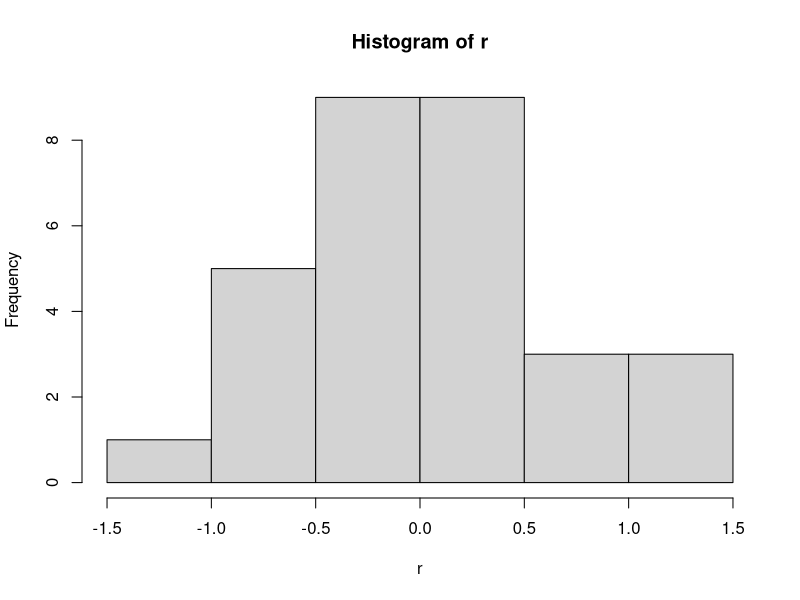
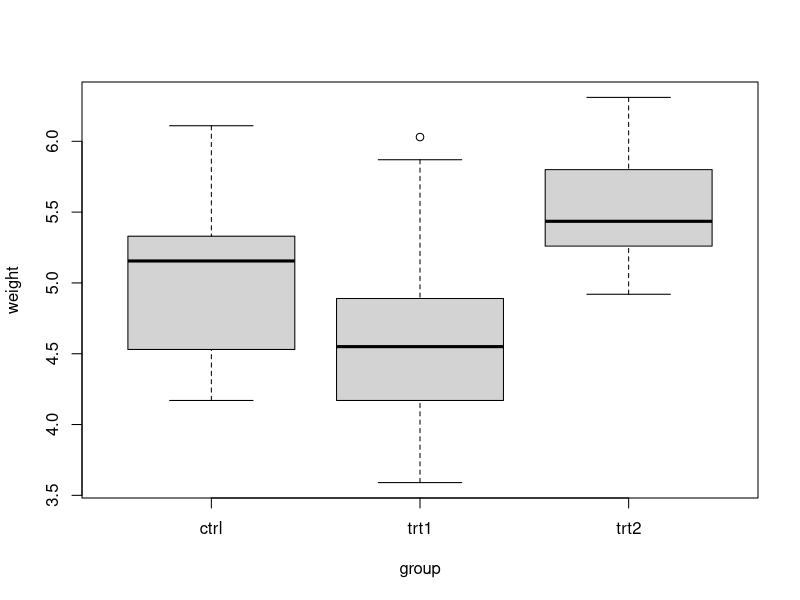
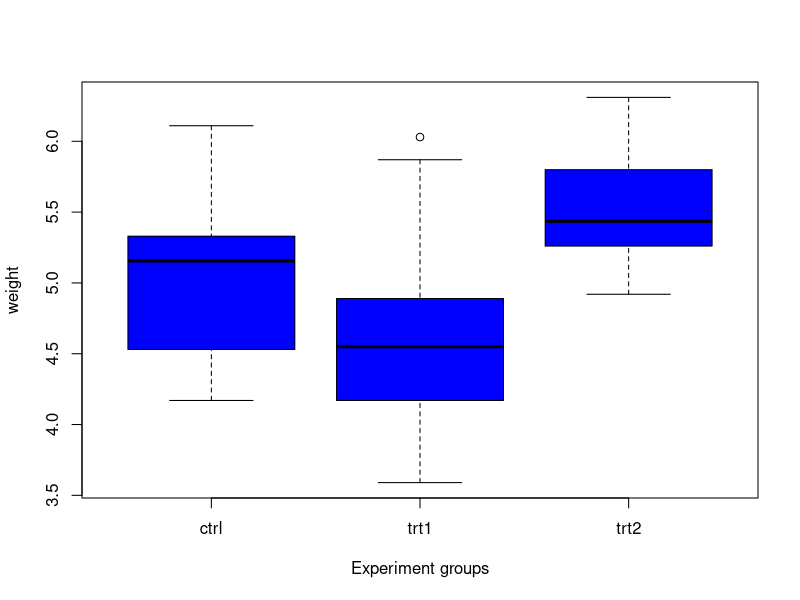
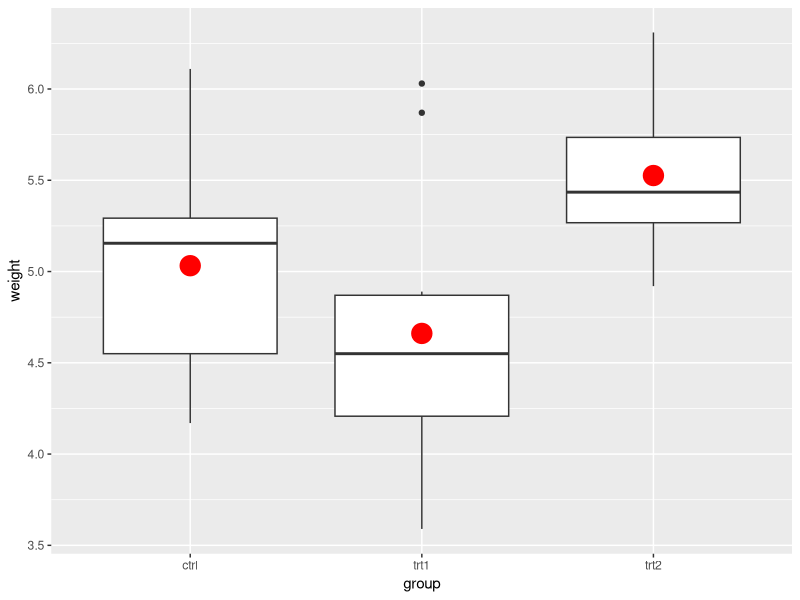
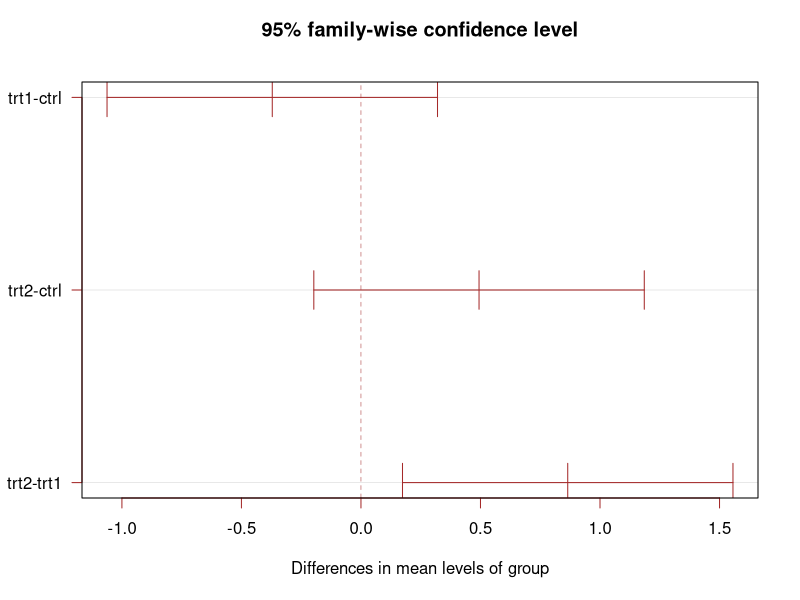

Write R code to recreate these figures, in order.
#Ignore
#.libPaths("U:/")

##INDEPENDENT SAMPLES AND ANOVA

#' ---
#' title: "Week4"
#' author: "Tom Matthews"
#' date: "29/09/2022"
#' output: html_document
#' ---
#' 

#All of this should follow on from Ian's lecture, so make sure to go through
#that first! If you are still unsure about what an ANOVA is, go to the end of 
#the script and have a read of the ANOVA re-cap I have prepared.

##As a first step, we will look at the dataset we will use. We will be using a
#dataset (called PlantGrowth) which comes with R. It contains the weight of
#plants obtained under a control and two different treatment conditions.

dat <- PlantGrowth #this is copying the dataset into an object called 'dat'

dat #this will print the dataset to your console / screen.

#ANOVA is used when we have a continuous response variable (here, 'weight') and
#a categorical predictor variable with more than 2 levels (here, 'group'). When
#we use ANOVA with this dataset we are asking whether there are significant
#differences in the mean weight between the three groups (ctrl, trt1, trt2)

##We can look at the number of datapoints in each group.For ANOVA you generally
#don't want big differences in the size of the groups (although there is not
#really a hard rule on specific size differences)
table(dat$group) #they are all equal so no issues here

##remember the null and alternative hypotheses for ANOVA:
#Null - there are no significant differences in the means between groups
#Alternative - there are significant differences in the means between groups

##The use of ANOVA (a parametric test) is based on a number of assumptions, including:
#1) Homogeneity of variances (we do this before we run the ANOVA)
#2) Normality of the errors / residuals (discussed below; done after we run the ANOVA)

##ASSUMPTION 1: Homogeneity of variances
#If you remember from last week, to test whether variances are homogeneous we
#can use the leveneTest found in the "car" package.

#install.packages("car") #use this line if you haven't installed the package before
library(car)

leveneTest(weight ~ group, data=dat, center=mean)

#Remember, with the leveneTest our null hypothesis is that the variances are
#homogeneous between groups (what we want for ANOVA) and so we want to see a
#P-value > 0.05

#QUESTION: does out PlantGrowth data (dat) meet the assumption of homogeneity of
#variances? Yes


##FIT THE ANOVA MODEL:

#the lecture showed us how ANOVA is based on the total sum of squares, sum of
#squares between the samples, and the error sum of squares (i.e. sum of squares
#within samples). At the end of this practical I have included a more detailed
#re-cap of ANOVA, which I suggest you read if you unsure, but it is not a 
#compulsory part of the practical.
#R takes care of all of these sums of squares for us, so all we need to do is
#make sure we use the correct notation and formula for calculating it! We use
#the 'aov' function to run the ANOVA test, and then add in our response variable
#(weight) and our categorical grouping predictor / factor (group). The response
#variable always goes to the left of the ~, and the categorical predictor
#variable to the right. The ~ (tilde) sign is standard model notation in R and
#we will see it again in the regression lectures and practicals. It simply
#separates our response (what we are trying to explain) from our predictors
#(what we are using to explain our response)

res <- aov(weight ~ group, data = dat) #the data argument is for us to tell R what our dataset object is called (so it can find the data!)

#And that's all there is to calculating an ANOVA in R! We can look at the res object:

res

#It shows use the sums of squares and degrees of freedom that you heard about in
#the lecture. But it doesn't really give us all the information we want. For
#that, we use the 'summary' function. You can use 'summary' on lots of different
#things in R, and you will get back different information depending on what
#object you use it with. For an ANOVA,

summary(res)

#remember, we use the F-statistic as our test statistic in ANOVA. The larger the
#F-value, the greater the probability there is a significant difference between
#our samples. The P-value (Pr(>F) here) tell us the probability of observing an
#F-value this large if the null hypothesis is true. We generally use a threshold
#of 0.05 (5% probability) and conclude there is a significant difference (and we
#can accept the alternative hypothesis) if P < 0.05.

#QUESTION
#What about here - does this P-value mean we accept or reject the null hypothesis? Accept


##ASSUMPTION 2: The residuals are normally distributed. The residuals are the
#variance in the response variable NOT explained by your grouping variable, and
#can easily be extracted from the model fit object using the residuals function
#More technical detail on this assumption is provided in the ANOVA re-cap at the
#end of the script (but don't worry if that is too technical!)

r <- residuals(res)

#if you remember from last week, to test for normality we can use the shapiro
#wilks test. Remember, the NULL hypothesis here is that the data are normally
#distributed, so we are looking for a non-significant P-value

shapiro.test(r)

#QUESTION: are these residuals normally distributed? Yes

#we can verify our results by looking at a histogram of the residuals

hist(r)


##PLOTTING THE RESULTS:

##The ANOVA function provides the formal analysis of variance test, but it is
#usually useful to plot your data in order to properly interpret it. With ANOVA
#type data, the general plot used is a boxplot, with a separate box for each of
#the groups. This is really easy to do in R, using the 'boxplot' function,

boxplot(weight ~ group, data = dat)

#We can see that trt2 has a higher average weight than both the control and
#trt1. You can use lots of different arguments to change things in the plot,
#like colours and axis titles. Have a look at the help file for the boxplot
#function for all the options

?boxplot #help file

boxplot(weight ~ group, data = dat, col = "blue", xlab = "Experiment groups")


#It is perfectly fine to use the boxplot function. But it is useful to be aware
#that, in R, there are two main ways of plotting data. boxplot comes from what
#is called the base plotting functions. But we can also use the ggplot2 package,
#which provides alternative functions. In this particular example it is useful
#because boxplot uses the median (i.e. in each box the black horizontal line is
#the median) while ANOVA compares means. ggplot2 provides an easy way of
#plotting the means.

install.packages("ggplot2") #you only need to do this once, and then it will be saved on your PC

library(ggplot2)

ggplot(data = dat, aes(group, weight)) + geom_boxplot() +
  stat_summary(fun = mean, geom="point", shape=20, size=10, color="red", fill="red")

#this creates a similar boxplot, but now the mean is signified with a red dot
#(it is a useful example for highlighting how the mean and median differ). Don't
#worry at this stage about the code used to run this ggplot2 function, it is
#simply to highlight the flexibility of R and the two main plotting frameworks.

##POST-HOC TESTS:

#As mentioned in the lecture, ANOVA tells us if there is a significant
#difference between the means of our groups, but it doesn't tell us which groups
#significantly differ from one another. A significant ANOVA result does not
#necessarily mean that the means of each individual group significantly differs
#from all other groups. To test this, we can use a Tukey Post-Hoc test. Post-Hoc
#just means a test we do after our main test (here, ANOVA)

TUKEY <- TukeyHSD(x=res) #res is our ANOVA object from above
TUKEY

#There is no summary function for the TukeyHSD function, and all the information
#we need is just in the object itself. The output shows us the pairwise
#comparison of each individual group (e.g. trt1-ctrl is the comparison of the
#mean of trt1 with the mean of ctrl). The diff column is then the difference in
#means, and the lwr and upr columns are the lower and upper bounds of the
#confidence intervals (remember lecture 2) around this difference. Then the p
#adj is the p-value telling us whether this difference is significant or not.
#The adj bit means that the p-value has been adjusted for the fact we are
#undertaking multiple tests (here, 3) - the more tests you do, the more likely
#you will get a significant result (i.e. a P < 0.05) just by chance (i.e. a Type
#1 error). The p-value can be adjusted (as is done here) to account for this.
#For interpreting these p-values, you still use the same threshold (0.05).


#QUESTION: based on this output, which groups differ from one another? Does this
#match up with the boxplot trt2 and trt1 differ most from each other


#you can plot the Tukey test results using the plot function. Here, the middle
#bars are the differences, and the ends are the upper and lower confidence
#intervals. Significant differences will occur where the the confidence interval
#doesn't overlap zero

plot(TUKEY , las=1 , col="brown")

#QUESTION: does this plot match up with the results from the formal Tukey test above? yes

##NON-PARAMETRIC ALTERNATIVE TO ANOVA:

##Earlier we checked two assumptions of ANOVA: 1) homogeneity of variances, and
#2) normality of the residuals. So what do we do if our data do not meet these
#assumptions? As with the t-test, there is a non-parametric alternative to ANOVA
#that we can use. This is called the Kruskall Wallis test, and as with ANOVA, is
#easy to use in R

##to illustrate this test we will use a new dataset called 'airquality' (Daily
#air quality measurements in New York, May to September 1973) use the head()
#function to look at the top of the data table.
head(airquality) 

#for the purposes of this, we are interested in whether there is a variation in
#mean Ozone (response variable) across months (categorical grouping predictor
#variable). Lets check the leveneTest for homogeneity of variance. For now
#ignore the as.factor() function.

leveneTest(Ozone ~ as.factor(Month), data = airquality, center = mean)

#Question: What are the results of this test telling us? The variances are not homogeneous

##Finally, we can run the Kruskall Wallis test

kruskal.test(Ozone ~ as.factor(Month), data = airquality)

#QUESTION: as the p-value of the test is significant, what can we conclude about
#our data? There is a significant difference between the means of the groups

#' **Well done - you can now run and interpret an ANOVA in R! Now, complete the
#' compulsory Handbook reading and work your way through the self-test exercise.
#' **


########################################################################
###############ANOVA RECAP############################################
############################################################################

#This is not a compulsory part of the practical, I leave it up to you whether or
#not you go through it - it is just a re-cap of what ANOVA is doing!

#In ANOVA we work with three different types of what are called sums of squares.
#All this means is, for a given group of interest, we calculate the mean of all
#data points in that group, then calculate the difference between each point in
#that group and this mean, square that difference, and then sum all the squared
#differences together. 

#The three sums of squares we work with are: 
#1)	Total sum of squares (SST) 
#2)	Sum of squares between groups (SSB) 
#3)	Sum of squares within groups, also called residual sum of squares (SSW) 

#Say for our dataset we are conducting an experiment on the effect of two diet
#pills on weight loss. We get a group of 300 volunteers, weigh them and then
#place them in one of three groups for the experiment: Diet pill 1 (G1), Diet
#pill 2 (G2) and a control group (G3). Our experiment lasts for three months and
#we then weigh everyone again and look at the difference in their weight between
#the start and end of the experiment. Our null hypothesis is that there are no
#differences in mean weight loss between the three groups.

#In this example, to calculate SST, we ignore the three groups, pool all our
#data together and calculate what is called the grand mean - just the mean for
#the whole dataset regardless of group membership. For each data point (weight
#difference) in our dataset we then calculate the difference between the weight
#difference given by that point and the grand mean weight difference, square
#this value, and then sum across all data points.

#For SSW, we look at each of our three groups (G1, G2, G3) individually. Within
#each group, we calculate the mean weight difference using just the values in
#that group. Then, again just for the data points in that group, we calculate
#the difference between each weight difference value and the group mean, square
#and sum across all data points in the group. We do that separately for each of
#our three groups, and then sum all the values together.

#SSB can just be calculated as SST - SSW, as the total sum of squares (the total
#amount of variation in our data) is just the sum of the variation within our
#groups and the variation between our groups. But it can also be calculated as,
#for each group individually, calculating the difference between the group mean
#and the grand mean and then multiplying this value by the number of data points
#in the group. This is then done for each of the three groups and the three
#values summed. 

#Our F-statistic is then simply given by, 

#F = (SSB / df1) / (SSW / df2), 

#where df1 and df2 are the degrees of freedom associated with SSB and
#SSW respectively. Using this F-value and the two degrees of freedom values we
#can then look up the probability of obtaining an F-value this larger or larger,
#if the null hypothesis of no difference in our means is true (i.e. the
#P-value). A larger F-value, for a given set of data, means there are more
#differences between the group means. This makes sense if we look at how F is
#calculated - the ratio of the total variation between groups to the total
#variation within groups. If the numerator (number on top of the division line)
#is larger than the denominator (number on bottom), F will be larger. So, in
#this case it means if more of the total variation is due to differences between
#groups than within groups, F will be larger. And this is what we want - we want
#differences between groups to show our diet pills actually have an effect.

#Normality assumption (don't worry if you don't understand this):
#The real assumption here is that the "conditional distributions of Y given x
#are normally distributed". This is the same for linear regression, which we look
#at in Weeks 8-10. Given we normally only have one sample of data, in linear
#regression, we cannot check this directly (so we instead look at the
#residuals); but in ANOVA we can, as it is the distribution of Y-values (our
#response variable) within each group. As such, you often see the normality
#assumption of ANOVA stated as: “The distribution of Y within each group is
#normally distributed.” But this gives us the same distribution as looking at
#the residuals (the difference between a response value and the mean of its
#group), and thus we can do either, and in this practical we look at the
#residuals.

#################################################################################
#################################################################################




